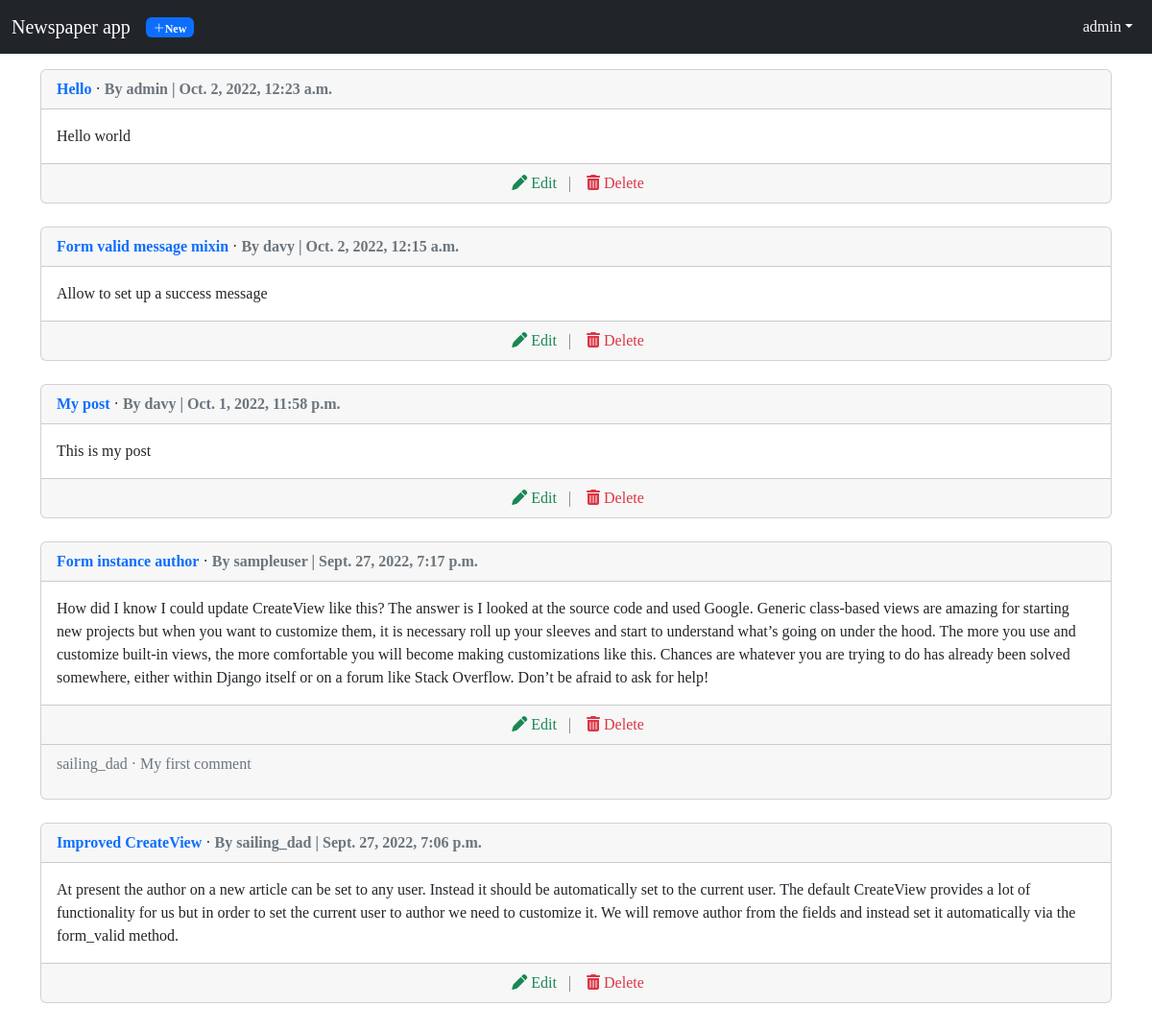
The app's page /articles/ (signed in) with its own data.
### user/models.py (models this page shows)
class CustomUser(AbstractUser):
    age = models.PositiveSmallIntegerField(null=True, blank=True)

### articles/models.py (models this page shows, shortened)
class Article(models.Model):
    author = models.ForeignKey(get_user_model(), on_delete=models.CASCADE)
    title = models.CharField(max_length=200)
    body = models.TextField()
    date = models.DateTimeField(auto_now_add=True)
    class Meta:
        ordering = ['-date']

class Comment(models.Model):
    article = models.ForeignKey(
        Article, on_delete=models.CASCADE, related_name='comments')
    comment = models.CharField(max_length=255)
    author = models.ForeignKey(
        get_user_model(), on_delete=models.CASCADE)
    def __str__(self) -> str:
        return self.comment[:20]

### articles/views.py (the view)
# urls.py: path('', ArticlesListView.as_view(), name="articles"),
class ArticlesListView(views.RecentLoginRequiredMixin, ListView):
    model = Article
    template_name = 'article_list.html'
    context_object_name = "articles_list"
    redirect_field_name = 'hollback'
    raise_exception = False
    max_last_login_delta = 300
    login_url = 'login'

### templates/article_list.html (shortened to what this page needs)
{% extends 'base.html' %}
{% block content %}
    <div>
        {% for article in articles_list %}
            <div class="card">
                <div class="card-header">
                    <span class="fw-bold"><a href="{% url 'article_detail' article.pk %}">{{article.title}}</a></span> &middot;
                    {% if user.username == article.author %}
                    <span class="fw-bold text-muted"> By You | {{article.date}}</span>
                    {% else %}
                    <span class="fw-bold text-muted"> By {{article.author}} | {{article.date}}</span>
                    {% endif %}
                </div>
                <div class="card-body">
                    {{article.body}}
                </div>
                {% if user.is_authenticated%}
                <div class="card-footer  text-center text-muted">
                    <a href="{% url 'article_edit' article.pk %}" class="mx-2 text-success"><span class="fa fa-pen mx-1"></span>Edit</a> | <a href="{% url 'article_delete' article.pk %}" class="mx-2 text-danger"><span class="fa fa-trash-can mx-1"></span>Delete</a>
                </div>
                {% for comment in article.comments.all %}
                <div class="card-footer text-muted">
                    <p>
                        <span class="font-weight-bold">{{ comment.author }} &middot;</span>
                        {{ comment }}
                    </p>
                </div>
                {% endfor %}
                {% endif %}
            </div>
            <br />
        {% endfor %}
    </div>
{% endblock content %}

### templates/base.html (shortened to what this page needs)
{% load static %}
{% load crispy_forms_tags %}
<!DOCTYPE html>
<html lang="en">
  <head>
    <link
      rel="stylesheet"
      href="{% static 'css/bootstrap/bootstrap.min.css' %}"
    />
    <link
      rel="stylesheet"
      href="{% static 'css/bootstrap/bootstrap-icons.css' %}"
    />
    <link
      rel="stylesheet"
      href="{% static 'css/fontawesome/css/all.min.css' %}"
    />
    <link rel="stylesheet" href="{% static 'css/index.css' %}" />
  </head>
  <body>
    <nav class="navbar navbar-expand-md navbar-dark bg-dark">
      <div class="container-fluid">
        {% if user.is_authenticated %}
        <a class="navbar-brand" href="{% url 'home' %}">Newspaper app</a>
        <a href="{% url 'article_new' %}"><span class="badge bi bi-plus-lg bg-primary">New</span></a>
        <div class="collapse navbar-collapse" id="userMenu">
          <ul class="navbar-nav ms-auto mb-2 mb-sm-0">
            <div class="nav-item dropdown">
              <a
                class="nav-link dropdown-toggle text-light"
                href="#"
                data-bs-toggle="dropdown"
                aria-expanded="false"
                >{{user.username}}</a
              >
            </div>
          </ul>
          {% else %}
          <a class="navbar-brand" href="{% url 'home' %}">Newspaper app</a>
          {% endif %}
        </div>
      </div>
    </nav>
    <main class="container my-3">
      {% block content %} {% endblock content %}
    </main>
  </body>
</html>

### staticfiles/css/index.css (style rules this page uses)
body { font-family: Lato-Regular; }
a { text-decoration: none; }

### records on screen
CustomUser: username "admin"
Article: title "Hello", author "admin", date "Oct. 2, 2022, 12:23 a.m.", body "Hello world"
Article: title "Form valid message mixin", author "davy", date "Oct. 2, 2022, 12:15 a.m.", body "Allow to set up a success message"
Article: title "My post", author "davy", date "Oct. 1, 2022, 11:58 p.m.", body "This is my post"
Article: title "Form instance author", author "sampleuser", date "Sept. 27, 2022, 7:17 p.m.", body "How did I know I could update CreateView like this? The answer is I looked at the source code and used Google. Generic class-based views are amazing for starting new projects but when you want to customize them, it is necessary roll up your sleeves and start to understand what’s going on under the hood. The more you use and customize built-in views, the more comfortable you will become making customizations like this. Chances are whatever you are trying to do has already been solved somewhere, either within Django itself or on a forum like Stack Overflow. Don’t be afraid to ask for help!"
Comment: author "sailing_dad", comment "My first comment"
Article: title "Improved CreateView", author "sailing_dad", date "Sept. 27, 2022, 7:06 p.m.", body "At present the author on a new article can be set to any user. Instead it should be automatically set to the current user. The default CreateView provides a lot of functionality for us but in order to set the current user to author we need to customize it. We will remove author from the fields and instead set it automatically via the form_valid method."
